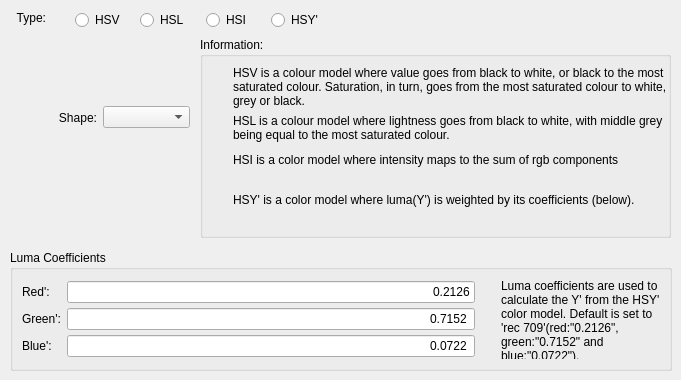
     <widget class="QWidget" name="tab_typeshape">
      <attribute name="title">
       <string>Color Selector</string>
      </attribute>
      <widget class="QGroupBox" name="horizontalGroupBox_3">
       <property name="geometry">
        <rect>
         <x>10</x>
         <y>250</y>
         <width>662</width>
         <height>121</height>
        </rect>
       </property>
       <property name="title">
        <string>Luma Coefficients</string>
       </property>
       <layout class="QHBoxLayout" name="horizontalLayout_15">
        <item>
         <layout class="QGridLayout" name="gridLayout_5">
          <property name="leftMargin">
           <number>0</number>
          </property>
          <property name="rightMargin">
           <number>20</number>
          </property>
          <property name="verticalSpacing">
           <number>3</number>
          </property>
          <item row="0" column="0">
           <widget class="QLabel" name="redlabel">
            <property name="text">
             <string>Red':</string>
            </property>
           </widget>
          </item>
          <item row="1" column="1">
           <widget class="QLineEdit" name="l_lumaG">
            <property name="inputMask">
             <string notr="true">9.90000</string>
            </property>
            <property name="text">
             <string notr="true">0.7152</string>
            </property>
            <property name="alignment">
             <set>Qt::AlignRight|Qt::AlignTrailing|Qt::AlignVCenter</set>
            </property>
           </widget>
          </item>
          <item row="0" column="1">
           <widget class="QLineEdit" name="l_lumaR">
            <property name="inputMask">
             <string notr="true">9.9000</string>
            </property>
            <property name="text">
             <string notr="true">0.2126</string>
            </property>
            <property name="alignment">
             <set>Qt::AlignRight|Qt::AlignTrailing|Qt::AlignVCenter</set>
            </property>
           </widget>
          </item>
          <item row="1" column="0">
           <widget class="QLabel" name="greenlabel">
            <property name="text">
             <string>Green':</string>
            </property>
           </widget>
          </item>
          <item row="2" column="0">
           <widget class="QLabel" name="bluelabel">
            <property name="text">
             <string>Blue':</string>
            </property>
           </widget>
          </item>
          <item row="2" column="1">
           <widget class="QLineEdit" name="l_lumaB">
            <property name="inputMask">
             <string>9.90000</string>
            </property>
            <property name="text">
             <string notr="true">0.0722</string>
            </property>
            <property name="alignment">
             <set>Qt::AlignRight|Qt::AlignTrailing|Qt::AlignVCenter</set>
            </property>
           </widget>
          </item>
         </layout>
        </item>
        <item>
         <widget class="QLabel" name="info_luma">
          <property name="text">
           <string>&lt;html&gt;&lt;head/&gt;&lt;body&gt;&lt;p&gt;Luma coefficients are used to calculate the Y' from the HSY' color model. Default is set to 'rec 709'(red:&amp;quot;0.2126&amp;quot;, green:&amp;quot;0.7152&amp;quot; and blue:&amp;quot;0.0722&amp;quot;).&lt;/p&gt;&lt;/body&gt;&lt;/html&gt;</string>
          </property>
          <property name="wordWrap">
           <bool>true</bool>
          </property>
          <property name="margin">
           <number>10</number>
          </property>
         </widget>
        </item>
       </layout>
      </widget>
      <widget class="QLabel" name="l_type">
       <property name="geometry">
        <rect>
         <x>9</x>
         <y>9</y>
         <width>37</width>
         <height>17</height>
        </rect>
       </property>
       <property name="text">
        <string>Type:</string>
       </property>
       <property name="alignment">
        <set>Qt::AlignRight|Qt::AlignTrailing|Qt::AlignVCenter</set>
       </property>
       <property name="buddy">
        <cstring>colorSelectorConfiguration</cstring>
       </property>
      </widget>
      <widget class="QRadioButton" name="colorSelectorHSItype">
       <property name="geometry">
        <rect>
         <x>206</x>
         <y>9</y>
         <width>53</width>
         <height>22</height>
        </rect>
       </property>
       <property name="text">
        <string>HSI</string>
       </property>
      </widget>
      <widget class="QRadioButton" name="colorSelectorHSVtype">
       <property name="geometry">
        <rect>
         <x>75</x>
         <y>9</y>
         <width>59</width>
         <height>22</height>
        </rect>
       </property>
       <property name="text">
        <string>HSV</string>
       </property>
      </widget>
      <widget class="QRadioButton" name="colorSelectorHSYtype">
       <property name="geometry">
        <rect>
         <x>271</x>
         <y>9</y>
         <width>62</width>
         <height>22</height>
        </rect>
       </property>
       <property name="text">
        <string>HSY'</string>
       </property>
      </widget>
      <widget class="QGroupBox" name="vb_infolabel">
       <property name="geometry">
        <rect>
         <x>200</x>
         <y>37</y>
         <width>471</width>
         <height>201</height>
        </rect>
       </property>
       <property name="sizePolicy">
        <sizepolicy hsizetype="Fixed" vsizetype="Preferred">
         <horstretch>0</horstretch>
         <verstretch>0</verstretch>
        </sizepolicy>
       </property>
       <property name="minimumSize">
        <size>
         <width>400</width>
         <height>0</height>
        </size>
       </property>
       <property name="title">
        <string>Information:</string>
       </property>
       <layout class="QVBoxLayout" name="verticalLayout_13">
        <property name="leftMargin">
         <number>30</number>
        </property>
        <property name="rightMargin">
         <number>1</number>
        </property>
        <item>
         <widget class="QLabel" name="l_HSVtypeInfo">
          <property name="text">
           <string>&lt;html&gt;&lt;head/&gt;&lt;body&gt;&lt;p&gt;HSV is a colour model where value goes from black to white, or black to the most saturated colour. Saturation, in turn, goes from the most saturated colour to white, grey or black.&lt;/p&gt;&lt;/body&gt;&lt;/html&gt;</string>
          </property>
          <property name="alignment">
           <set>Qt::AlignLeading|Qt::AlignLeft|Qt::AlignTop</set>
          </property>
          <property name="wordWrap">
           <bool>true</bool>
          </property>
          <property name="margin">
           <number>2</number>
          </property>
          <property name="setHidden" stdset="0">
           <bool>false</bool>
          </property>
         </widget>
        </item>
        <item>
         <widget class="QLabel" name="l_HSLtypeInfo">
          <property name="text">
           <string>&lt;html&gt;&lt;head/&gt;&lt;body&gt;&lt;p&gt;HSL is a colour model where lightness goes from black to white, with middle grey being equal to the most saturated colour.&lt;/p&gt;&lt;/body&gt;&lt;/html&gt;</string>
          </property>
          <property name="alignment">
           <set>Qt::AlignLeading|Qt::AlignLeft|Qt::AlignTop</set>
          </property>
          <property name="wordWrap">
           <bool>true</bool>
          </property>
          <property name="setHidden" stdset="0">
           <bool>true</bool>
          </property>
         </widget>
        </item>
        <item>
         <widget class="QLabel" name="l_HSItypeInfo">
          <property name="enabled">
           <bool>true</bool>
          </property>
          <property name="text">
           <string>HSI is a color model where intensity maps to the sum of rgb components</string>
          </property>
          <property name="alignment">
           <set>Qt::AlignLeading|Qt::AlignLeft|Qt::AlignTop</set>
          </property>
          <property name="wordWrap">
           <bool>true</bool>
          </property>
          <property name="setHidden" stdset="0">
           <bool>true</bool>
          </property>
         </widget>
        </item>
        <item>
         <widget class="QLabel" name="l_HSYtypeInfo">
          <property name="enabled">
           <bool>true</bool>
          </property>
          <property name="text">
           <string>HSY' is a color model where luma(Y') is weighted by its coefficients (below).</string>
          </property>
          <property name="alignment">
           <set>Qt::AlignLeading|Qt::AlignLeft|Qt::AlignTop</set>
          </property>
          <property name="wordWrap">
           <bool>true</bool>
          </property>
          <property name="setHidden" stdset="0">
           <bool>true</bool>
          </property>
         </widget>
        </item>
       </layout>
      </widget>
      <widget class="QRadioButton" name="colorSelectorHSLtype">
       <property name="geometry">
        <rect>
         <x>140</x>
         <y>9</y>
         <width>57</width>
         <height>22</height>
        </rect>
       </property>
       <property name="text">
        <string>HSL</string>
       </property>
      </widget>
      <widget class="QWidget" name="">
       <property name="geometry">
        <rect>
         <x>9</x>
         <y>37</y>
         <width>181</width>
         <height>161</height>
        </rect>
       </property>
       <layout class="QHBoxLayout" name="horizontalLayout_16">
        <item>
         <widget class="QLabel" name="l_shape">
          <property name="text">
           <string>Shape:</string>
          </property>
          <property name="alignment">
           <set>Qt::AlignRight|Qt::AlignTrailing|Qt::AlignVCenter</set>
          </property>
         </widget>
        </item>
        <item>
         <widget class="KisColorSelectorComboBox" name="colorSelectorConfiguration"/>
        </item>
       </layout>
      </widget>
     </widget>
